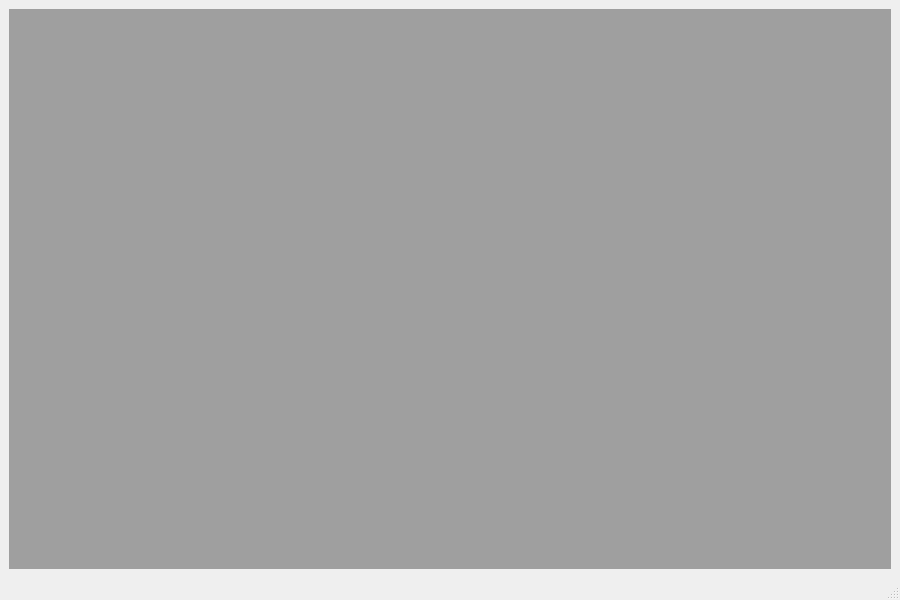
<?xml version="1.0" encoding="UTF-8"?>
<ui version="4.0">
 <class>MainWindow</class>
 <widget class="QMainWindow" name="MainWindow">
  <property name="geometry">
   <rect>
    <x>0</x>
    <y>0</y>
    <width>900</width>
    <height>600</height>
   </rect>
  </property>
  <property name="minimumSize">
   <size>
    <width>900</width>
    <height>600</height>
   </size>
  </property>
  <property name="windowTitle">
   <string>MainWindow</string>
  </property>
  <widget class="QWidget" name="centralwidget">
   <layout class="QVBoxLayout" name="verticalLayout_2">
    <item>
     <widget class="QMdiArea" name="mdiArea"/>
    </item>
   </layout>
  </widget>
  <widget class="QMenuBar" name="menubar">
   <property name="geometry">
    <rect>
     <x>0</x>
     <y>0</y>
     <width>900</width>
     <height>26</height>
    </rect>
   </property>
  </widget>
  <widget class="QStatusBar" name="statusbar"/>
 </widget>
 <resources/>
 <connections/>
</ui>
